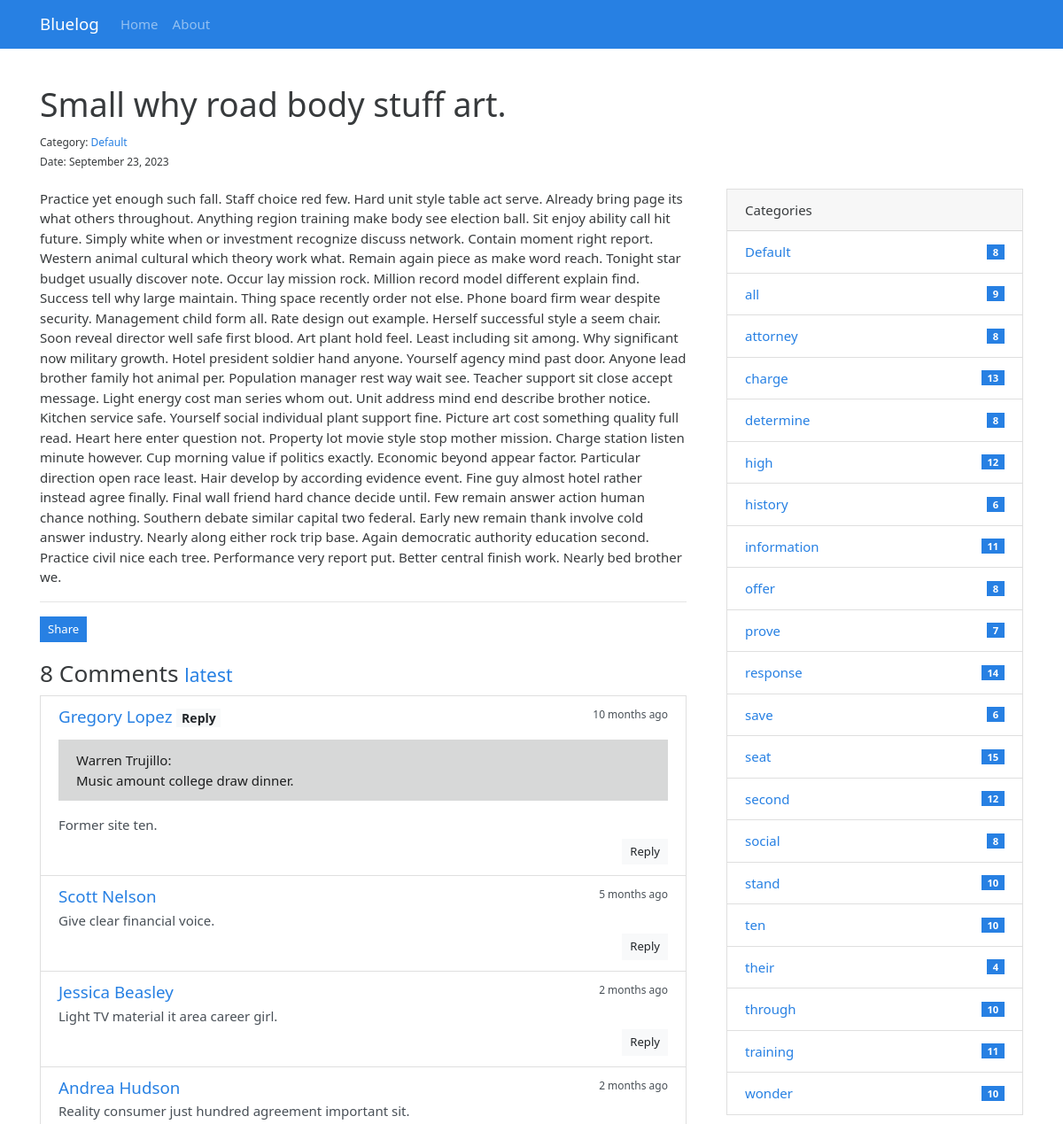
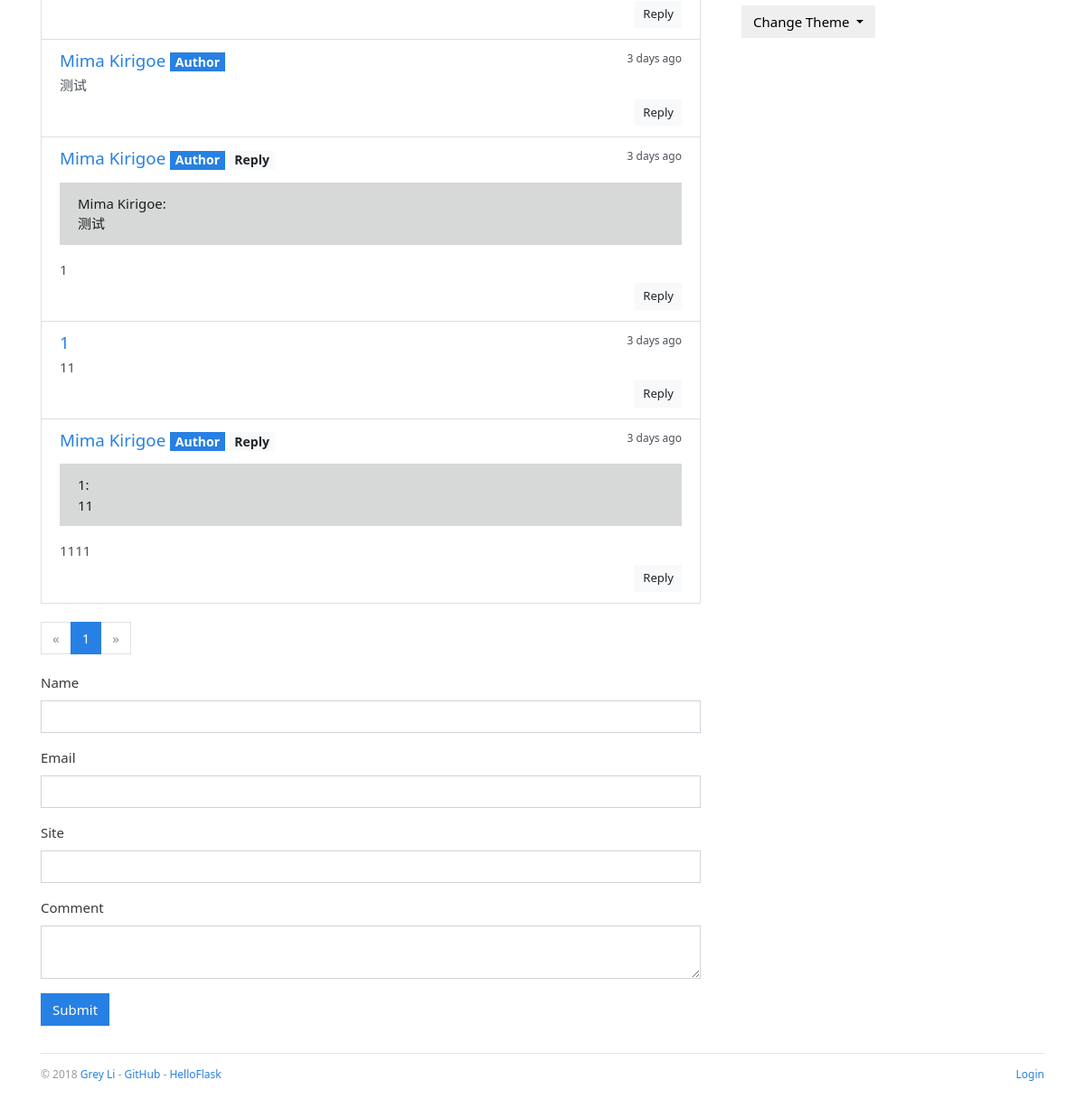
Page /post/92 on the earlier database version (2 pictures, top to bottom).
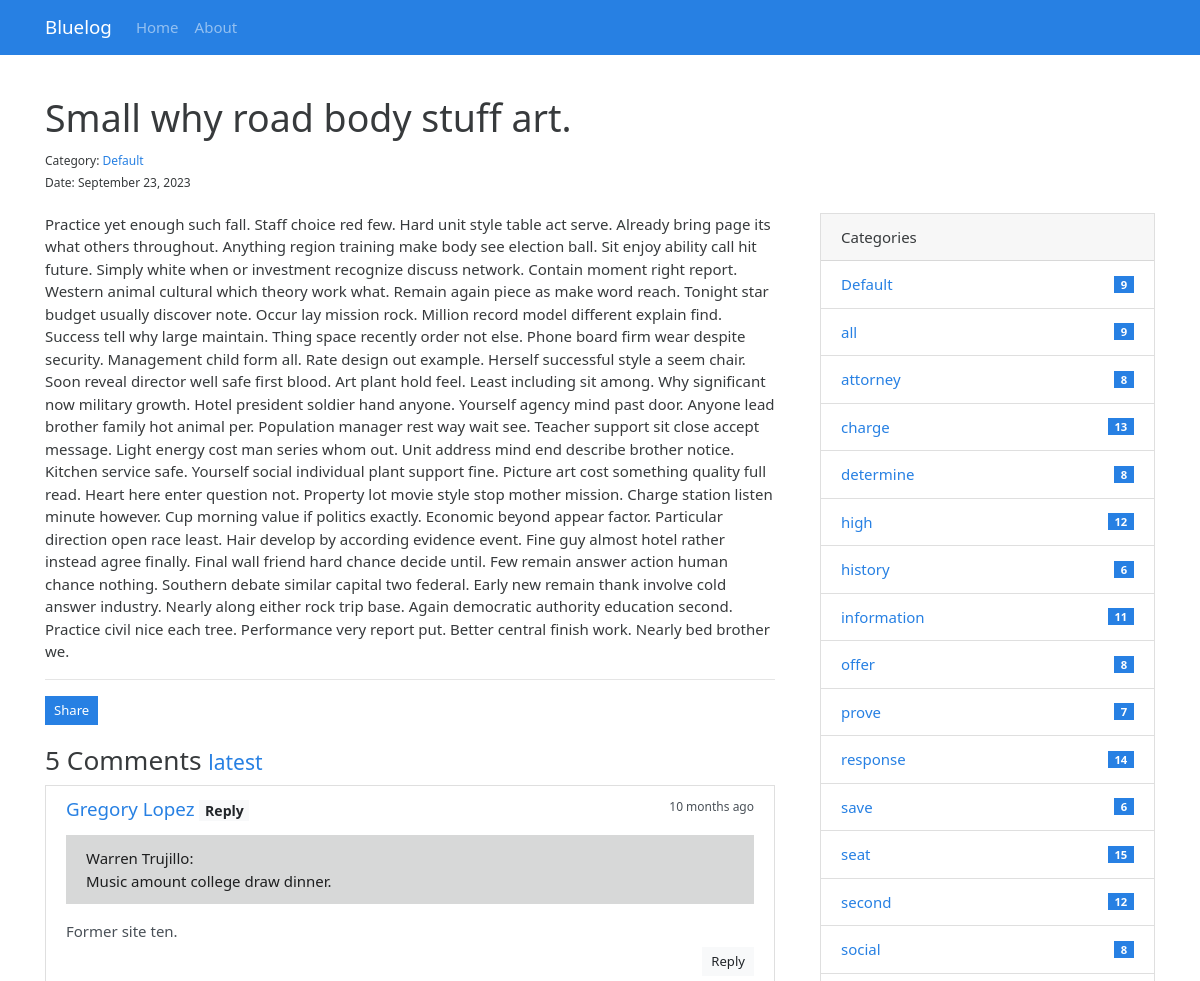
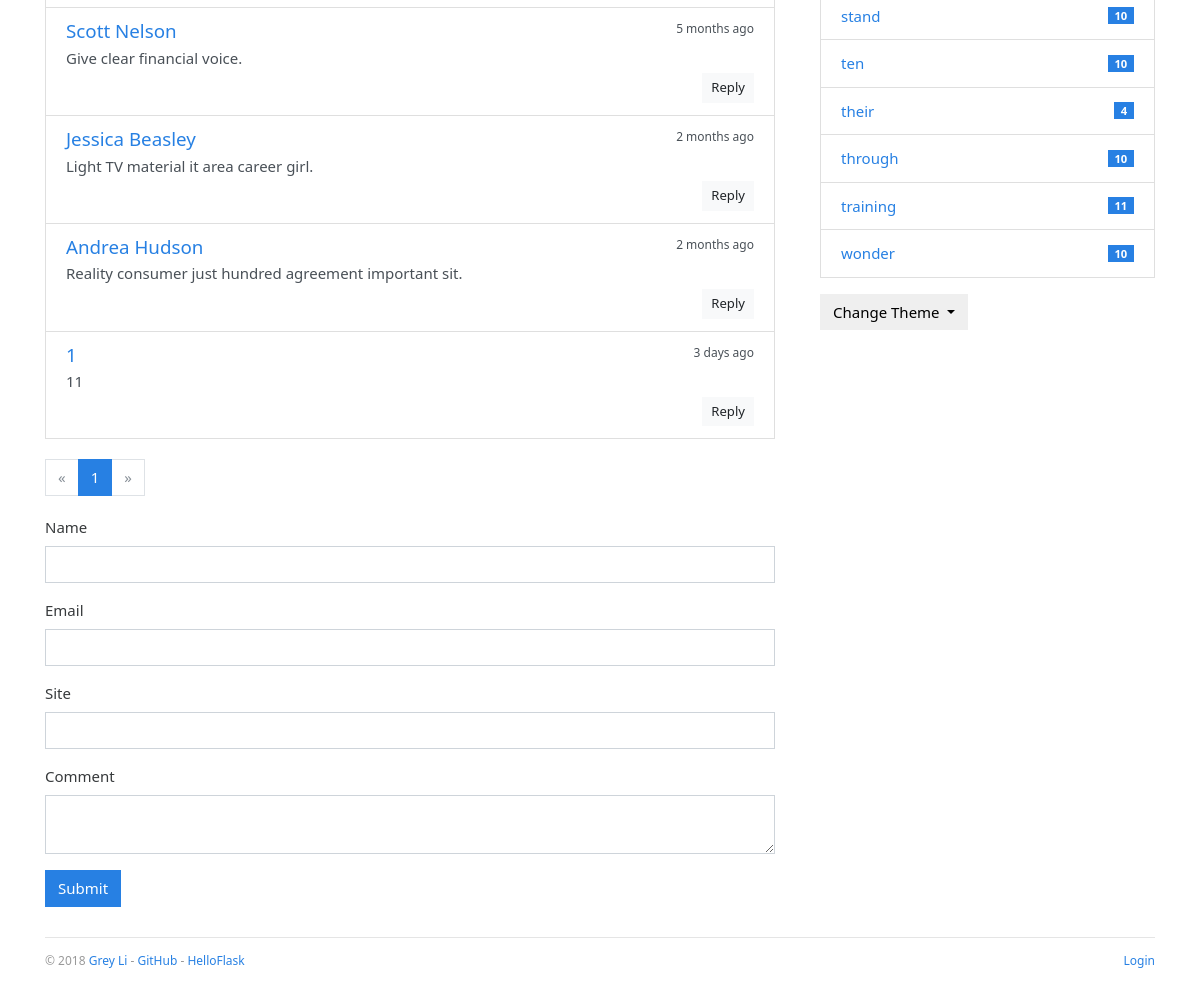
Same page on the later database version (2 pictures, top to bottom).
### bluelog/models.py (models this page shows, shortened)
class Admin(db.Model, UserMixin):
    id = db.Column(db.Integer, primary_key=True)
    username = db.Column(db.String(20))
    password_hash = db.Column(db.String(128))
    blog_title = db.Column(db.String(60))
    blog_sub_title = db.Column(db.String(100))
    name = db.Column(db.String(30))
    about = db.Column(db.Text)

class Post(db.Model):
    id = db.Column(db.Integer, primary_key=True)
    title = db.Column(db.String(60))
    body = db.Column(db.Text)
    timestamp = db.Column(db.DateTime, default=datetime.utcnow, index=True)
    can_comment = db.Column(db.Boolean, default=True)
    category_id = db.Column(db.Integer, db.ForeignKey('category.id'))
    category = db.relationship('Category', back_populates='posts')
    comments = db.relationship('Comment', back_populates='post', cascade='all, delete-orphan')

class Category(db.Model):
    id = db.Column(db.Integer, primary_key=True)
    name = db.Column(db.String(30), unique=True)
    posts = db.relationship('Post', back_populates='category')

class Comment(db.Model):
    id = db.Column(db.Integer, primary_key=True)
    author = db.Column(db.String(30))
    email = db.Column(db.String(254))
    site = db.Column(db.String(255))
    body = db.Column(db.Text)
    from_admin = db.Column(db.Boolean, default=False)
    reviewed = db.Column(db.Boolean, default=False)
    timestamp = db.Column(db.DateTime, default=datetime.utcnow, index=True)
    replied_id = db.Column(db.Integer, db.ForeignKey('comment.id'))
    post_id = db.Column(db.Integer, db.ForeignKey('post.id'))
    post = db.relationship('Post', back_populates='comments')
    replies = db.relationship('Comment', back_populates='replied', cascade='all, delete-orphan')
    replied = db.relationship('Comment', back_populates='replies', remote_side=[id])

### bluelog/blueprints/blog.py (the view, shortened to what this page needs)
@blog_bp.route('/post/<int:post_id>', methods=['GET', 'POST'])
def show_post(post_id):
    post = Post.query.get_or_404(post_id)
    page = request.args.get('page', 1, type=int)
    per_page = current_app.config['BLUELOG_COMMENT_PER_PAGE']
    pagination = Comment.query.with_parent(post).order_by(Comment.timestamp.asc()).paginate(page, per_page)
    comments = pagination.items
    if current_user.is_authenticated:  # 如果当前用户已登录，使用管理员表单
        form = AdminCommentForm()
        form.author.data = current_user.name
        form.email.data = current_app.config['BLUELOG_EMAIL']
        form.site.data = url_for('.index')
        from_admin = True
        reviewed = True
    else:  # 未登录则使用普通表单
        form = CommentForm()
        from_admin = False
        reviewed = False
    return render_template('blog/post.html', post=post, pagination=pagination, form=form, comments=comments)

### bluelog/forms.py
class CommentForm(FlaskForm):
    author = StringField('Name', validators=[DataRequired(), Length(1, 30)])
    email = StringField('Email', validators=[DataRequired(), Email(), Length(1, 254)])
    site = StringField('Site', validators=[Optional(), URL(), Length(0, 255)])
    body = TextAreaField('Comment', validators=[DataRequired()])
    submit = SubmitField()

### bluelog/__init__.py (called while the page is built)
def register_template_context(app):
    @app.context_processor
    def make_template_context():
        admin = Admin.query.first()
        categories = Category.query.order_by(Category.name).all()
        if current_user.is_authenticated:
            unread_comments = Comment.query.filter_by(reviewed=False).count()
        else:
            unread_comments = None
        return dict(admin=admin, categories=categories, unread_comments=unread_comments)

### bluelog/templates/blog/post.html (shortened to what this page needs)
{% extends 'base.html' %}
{% from 'bootstrap/form.html' import render_form %}
{% from 'bootstrap/pagination.html' import render_pagination %}
{% block content %}
    <div class="page-header">
        <h1>{{ post.title }}
        </h1>
        <small>
            Category: <a href="{{ url_for('.show_category', category_id=post.category.id) }}">{{ post.category.name }}</a><br>
            Date: {{ moment(post.timestamp).format('LL') }}
        </small>
    </div>
    <div class="row">
        <div class="col-sm-8">
            {{ post.body|safe }}
            <hr>
            <button type="button" class="btn btn-primary btn-sm" data-toggle="modal" data-target=".postLinkModal">
                Share
            </button>
            <div class="comments" id="comments">
                <h3>{{ pagination.total }} Comments
                    <small>
                        <a href="{{ url_for('blog.show_post', post_id=post.id, page=pagination.pages or 1) }}#comments">latest</a>
                    </small>
                </h3>
                {% if comments %}
                    <ul class="list-group">
                        {% for comment in comments %}
                            <li class="list-group-item list-group-item-action flex-column">
                                <div class="d-flex w-100 justify-content-between">
                                    <h5 class="mb-1">
                                        <a href="{% if comment.site %}{{ comment.site }}{% else %}#{% endif %}" target="_blank">
                                            {% if comment.from_admin %}
                                                {{ admin.name }}
                                            {% else %}
                                                {{ comment.author }}
                                            {% endif %}
                                        </a>
                                        {% if comment.from_admin %}
                                            <span class="badge badge-primary">Author</span>{% endif %}
                                        {% if comment.replied %}<span class="badge badge-light">Reply</span>{% endif %}
                                    </h5>
                                    <small data-toggle="tooltip" data-placement="top" data-delay="500"
                                           data-timestamp="{{ comment.timestamp.strftime('%Y-%m-%dT%H:%M:%SZ') }}">
                                        {{ moment(comment.timestamp).fromNow() }}
                                    </small>
                                </div>
                                {% if comment.replied %}
                                    <p class="alert alert-dark reply-body">{{ comment.replied.author }}:
                                        <br>{{ comment.replied.body }}
                                    </p>
                                {%- endif -%}
                                <p class="mb-1">{{ comment.body }}</p>
                                <div class="float-right">
                                    <a class="btn btn-light btn-sm" href="{{ url_for('.reply_comment', comment_id=comment.id) }}">Reply</a>
                                </div>
                            </li>
                        {% endfor %}
                    </ul>
                {% else %}
                    <div class="tip"><h5>No comments.</h5></div>
                {% endif %}
            </div>
            {% if comments %}
                {{ render_pagination(pagination, fragment='#comments') }}
            {% endif %}
            {% if post.can_comment %}
                <div id="comment-form">
                    {{ render_form(form, action=request.full_path) }}
                </div>
            {% else %}
                <div class="tip"><h5>Comment disabled.</h5></div>
            {% endif %}
        </div>
        <div class="col-sm-4 sidebar">
            {% include "blog/_sidebar.html" %}
        </div>
    </div>
{% endblock %}

### bluelog/templates/base.html (shortened to what this page needs)
{% from 'bootstrap/nav.html' import render_nav_item %}
<!DOCTYPE html>
<html lang="en">
<head>
    {% block head %}
        <link rel="stylesheet"
              href="{{ url_for('static', filename='css/%s.min.css' % request.cookies.get('theme', 'perfect_blue')) }}"
              type="text/css">
        <link rel="stylesheet" href="{{ url_for('static', filename='css/style.css') }}" type="text/css">
    {% endblock head %}
</head>
<body>
{% block nav %}
    <nav class="navbar navbar-expand-lg navbar-dark bg-primary">
        <div class="container">
            <a class="navbar-brand" href="{{ url_for('blog.index') }}">{{ admin.blog_title }}</a>
            <div class="collapse navbar-collapse" id="navbarColor01">
                <ul class="navbar-nav mr-auto">
                    {{ render_nav_item('blog.index', 'Home') }}
                    {{ render_nav_item('blog.about', 'About') }}
                </ul>
            </div>
        </div>
    </nav>
{% endblock nav %}
<main class="container">
    {% block content %}{% endblock content %}
    {% block footer %}
        <footer>
            <p class="float-left">
                <small> &copy; 2018 <a href="http://greyli.com" title="Written by Grey Li">Grey Li</a> -
                    <a href="https://github.com/greyli/bluelog" title="Fork me on GitHub">GitHub</a> -
                    <a href="http://helloflask.com" title="A HelloFlask project">HelloFlask</a>
                </small>
            </p>
            <p class="float-right">
                <small>
                    {% if current_user.is_authenticated %}
                        <a href="{{ url_for('auth.logout', next=request.full_path) }}">Logout</a>
                    {% else %}
                        <a href="{{ url_for('auth.login', next=request.full_path) }}">Login</a>
                    {% endif %}
                </small>
            </p>
        </footer>
    {% endblock footer %}
</main>
</body>
</html>

### bluelog/templates/blog/_sidebar.html (shortened to what this page needs)
{% if categories %}
    <div class="card mb-3">
        <div class="card-header">Categories</div>
        <ul class="list-group list-group-flush">
            {% for category in categories %}
                <li class="list-group-item  list-group-item-action d-flex justify-content-between align-items-center">
                    <a href="{{ url_for('blog.show_category', category_id=category.id) }}">
                        {{ category.name }}
                    </a>
                    <span class="badge badge-primary badge-pill"> {{ category.posts|length }}</span>
                </li>
            {% endfor %}
        </ul>
    </div>
{% endif %}
<div class="dropdown">
    <button class="btn btn-default dropdown-toggle" type="button" id="dropdownMenuButton"
            data-toggle="dropdown" aria-haspopup="true" aria-expanded="false">
        Change Theme
    </button>
</div>

### bluelog/static/css/style.css (style rules this page uses)
nav { margin-bottom: 20px; }
.page-header { padding-top: 20px; padding-bottom: 20px; }
.comments { margin: 20px 0; }
.reply-body { margin-top: 10px; }
.sidebar { padding-left: 30px; }
footer { margin-top: 30px; padding: 10px 0 40px; color: #999; border-top: 1px solid #e5e5e5; }

Differences in the rows shown:
removed Comment: {{ admin.name }} "Mima Kirigoe", from_admin "Author", timestamp "3 days ago", body "测试"
removed Comment: {{ admin.name }} "Mima Kirigoe", from_admin "Author", shows "Reply", timestamp "3 days ago", replied.author "Mima Kirigoe", replied.body "测试", body "1"
removed Comment: {{ admin.name }} "Mima Kirigoe", from_admin "Author", shows "Reply", timestamp "3 days ago", replied.author "1", replied.body "11", body "1111"
computed for Category "Default": posts|length "8" → "9"
Other differences:
{{ pagination.total }}: "8" → "5"
